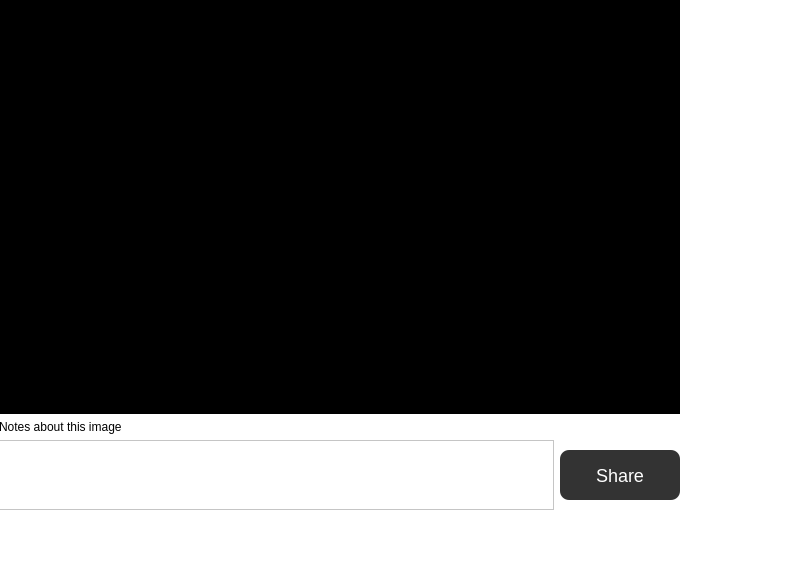
<?xml version="1.0" encoding="UTF-8"?>
<ui version="4.0">
 <class>Dialog</class>
 <widget class="QDialog" name="Dialog">
  <property name="windowModality">
   <enum>Qt::NonModal</enum>
  </property>
  <property name="geometry">
   <rect>
    <x>0</x>
    <y>0</y>
    <width>808</width>
    <height>577</height>
   </rect>
  </property>
  <property name="cursor">
   <cursorShape>PointingHandCursor</cursorShape>
  </property>
  <property name="windowTitle">
   <string>Share with community</string>
  </property>
  <property name="styleSheet">
   <string notr="true">background-color: rgb(255, 255, 255);</string>
  </property>
  <widget class="QWidget" name="verticalLayoutWidget">
   <property name="geometry">
    <rect>
     <x>-1</x>
     <y>-1</y>
     <width>681</width>
     <height>511</height>
    </rect>
   </property>
   <layout class="QVBoxLayout" name="verticalLayout">
    <item>
     <widget class="QLabel" name="snapshotWidget">
      <property name="sizePolicy">
       <sizepolicy hsizetype="Expanding" vsizetype="Expanding">
        <horstretch>0</horstretch>
        <verstretch>0</verstretch>
       </sizepolicy>
      </property>
      <property name="styleSheet">
       <string notr="true">background-color: #000;</string>
      </property>
     </widget>
    </item>
    <item>
     <widget class="QLabel" name="label">
      <property name="sizePolicy">
       <sizepolicy hsizetype="Preferred" vsizetype="Fixed">
        <horstretch>0</horstretch>
        <verstretch>0</verstretch>
       </sizepolicy>
      </property>
      <property name="text">
       <string>Notes about this image</string>
      </property>
     </widget>
    </item>
    <item>
     <layout class="QHBoxLayout" name="horizontalLayout">
      <item>
       <widget class="QTextEdit" name="textEdit">
        <property name="sizePolicy">
         <sizepolicy hsizetype="Expanding" vsizetype="Preferred">
          <horstretch>0</horstretch>
          <verstretch>0</verstretch>
         </sizepolicy>
        </property>
       </widget>
      </item>
      <item>
       <widget class="QPushButton" name="shareButton">
        <property name="styleSheet">
         <string notr="true">    background-color: #333333;
    border-width: 0;
    border-radius: 9px;
    border-radius: 9px;
    font-family: Arial;
    font-size: 18px;
    font-weight: 100;
    color: #FFFFFF;
    width: 120px;
    height: 50px;</string>
        </property>
        <property name="text">
         <string>Share</string>
        </property>
       </widget>
      </item>
     </layout>
    </item>
   </layout>
  </widget>
 </widget>
 <resources/>
 <connections/>
</ui>
